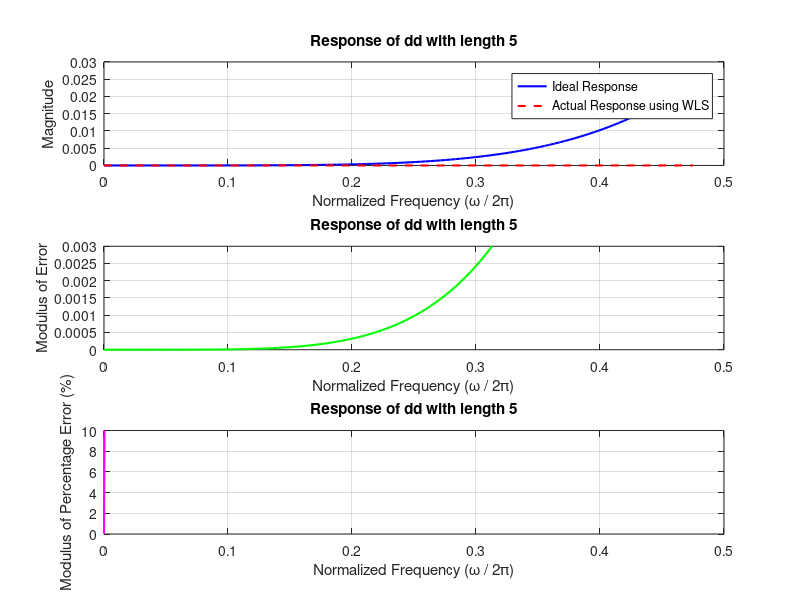

MATLAB code for this plot:
close all; clearvars;
format long;
% Step 1: Define parameters
k = 5;                          % Order of the differentiator
wp = 0.95 * pi;                 % Maximum passband frequency
theta_array = [0, 0, 0, 0, 0, 0, 0, 0.00362, 0.014, 0.0043945, ...
               0.013933, 0.005977, 0.0136704, 0.00749, 0.0131570, ...
               0.009041, 0.012344, 0.01106, 0.0113001, 0.013147, ...
               0.010548, 0.015842, 0.010103, 0.018984, 0.009762, ...
               0.02255, 0.009748, 0.026558, 0.009585, 0.02989, ...
               0.009417, 0.0314, 0.009266, 0.032056, 0.009037, ...
               0.032408, 0.008805, 0, 0.008615];

% Get user input for filter length (odd/even)
prompt1 = 'Enter the length of filter: ';
N = input(prompt1);

% Define frequency vector and desired response
w = linspace(1e-10, wp, 120);
D = (w / (2 * pi)).^k;          % Desired frequency response
W = ones(1, length(w));         % Initial weights
S = [];

% Step 2: Construct the S matrix based on filter length (odd/even)
if mod(N, 2) == 0
    for i = 1:N/2
        S = [S; sin((i - 0.5) * w)];
    end
else
    for i = 1:(N - 1)/2
        S = [S; sin(i * w)];
    end
end

% Step 3: Iterative WLS process to optimize filter coefficients
for i = 1:1000
    M = zeros(1, length(w));
    W = W ./ max(W);
    Q = zeros(size(S, 1));
    d = zeros(size(S, 1), 1);
    
    % Construct matrices Q and d
    for j = 1:length(w)
        Q = Q + (W(j) * (S(:, j) * S(:, j)')/(D(j)^2));
        d = d + (W(j) * S(:, j)/D(j));
    end
    
    % Solve for filter coefficients b
    b = pinv(Q) * d;

    
    % Calculate the actual response M(w)
    for p = 1:size(S, 1)
        M = M + b(p) * S(p, :);
    end
    
    % Calculate errors
    Ea = M - D;                 % Absolute error
    Er = Ea ./ D;               % Relative error
    beta = abs(Er);             % Error envelope for weight update
    W = (beta .^ theta_array(N)) .* W;
    

end
% Step 4: Plotting the results
% 1. Plot Ideal vs Actual Frequency Response
figure;
subplot(3,1,1);
plot(w / (2 * pi), D, 'b', 'LineWidth', 1.5); hold on;
plot(w / (2 * pi), M, 'r--', 'LineWidth', 1.5);
xlabel('Normalized Frequency (\omega / 2\pi)');
axis([0 0.5 0 0.030])
ylabel('Magnitude');
title('Ideal vs Actual Frequency Response');
legend('Ideal Response', 'Actual Response using WLS');
title(['Response of dd with length ' num2str(N)]);
grid on;

% 2. Plot Modulus of the Absolute Error
subplot(3,1,2);
plot(w / (2 * pi), abs(Ea), 'g', 'LineWidth', 1.5);

xlabel('Normalized Frequency (\omega / 2\pi)');
ylabel('Modulus of Error');
title('Modulus of Absolute Error');
axis([0 0.5 0 0.003])
title(['Response of dd with length ' num2str(N)]);
grid on;

% Calculate Modulus of Percentage Error
percentage_error = abs(Er) * 100;  % Convert relative error to percentage

% 3. Plot Modulus of Percentage Error
subplot(3,1,3);
plot(w / (2 * pi), percentage_error, 'm', 'LineWidth', 1.5);
xlabel('Normalized Frequency (\omega / 2\pi)');
ylabel('Modulus of Percentage Error (%)');
title('Modulus of Percentage Error vs Normalized Frequency');
axis([0 0.5 0 10]); % Adjust axis to fit plot
title(['Response of dd with length ' num2str(N)]);
grid on;